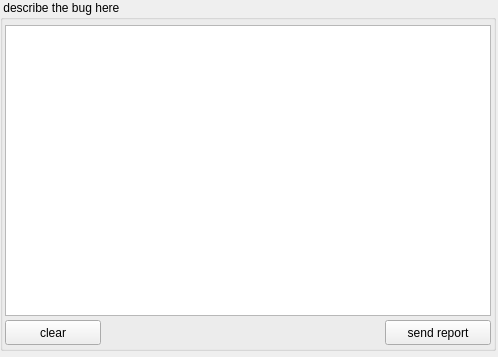
<?xml version="1.0" encoding="UTF-8"?>
<ui version="4.0">
 <class>Form</class>
 <widget class="QWidget" name="Form">
  <property name="geometry">
   <rect>
    <x>0</x>
    <y>0</y>
    <width>498</width>
    <height>357</height>
   </rect>
  </property>
  <property name="windowTitle">
   <string>Form</string>
  </property>
  <widget class="QGroupBox" name="groupBox">
   <property name="geometry">
    <rect>
     <x>0</x>
     <y>0</y>
     <width>496</width>
     <height>351</height>
    </rect>
   </property>
   <property name="title">
    <string> describe the bug here</string>
   </property>
   <widget class="QTextEdit" name="textEdit">
    <property name="geometry">
     <rect>
      <x>5</x>
      <y>25</y>
      <width>486</width>
      <height>291</height>
     </rect>
    </property>
   </widget>
   <widget class="QPushButton" name="pushButton">
    <property name="geometry">
     <rect>
      <x>385</x>
      <y>320</y>
      <width>106</width>
      <height>25</height>
     </rect>
    </property>
    <property name="text">
     <string>send report</string>
    </property>
   </widget>
   <widget class="QPushButton" name="pushButton_2">
    <property name="geometry">
     <rect>
      <x>5</x>
      <y>320</y>
      <width>96</width>
      <height>25</height>
     </rect>
    </property>
    <property name="text">
     <string>clear</string>
    </property>
   </widget>
  </widget>
 </widget>
 <resources/>
 <connections/>
</ui>
